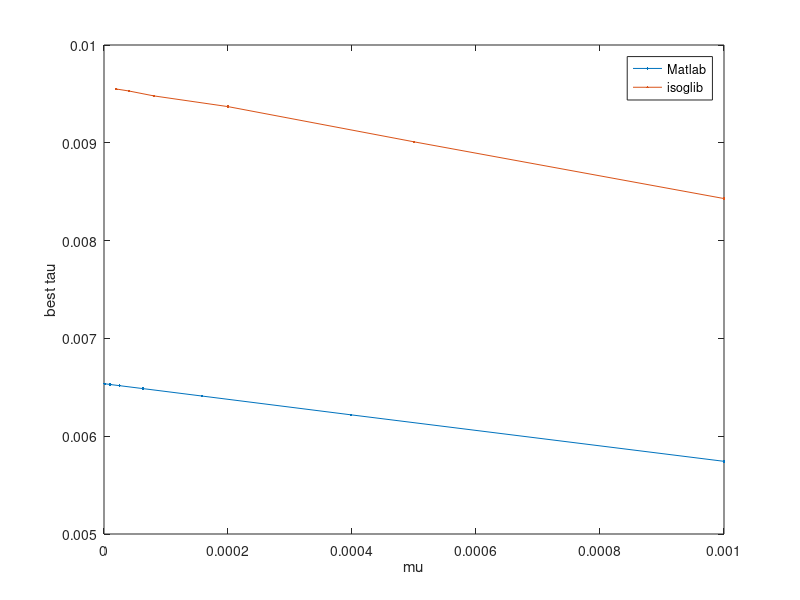

Source code (MATLAB):


%% Test 3 Matlab
mu = [ logspace( -6, -5, 2 ) ,logspace( -5, -3, 6 ) ];
best_tau = [ 
    0.006536199567768,...
    0.006528963453199,...
    0.006528633398414,...
    0.006516647884534,...
    0.006486518126092,...
    0.006410358772019,...
    0.006218778514341,...
    0.005743194636633 ]; 

% 
% mu = linspace( 1e-5, 1e-4, 10 );
% best_tau = [ 0.006528904167733,   0.006522297046533,...
%              0.006513316451400,   0.006504348055039,...
%              0.006496974040424,   0.006487632772537,...
%              0.006481855893419,   0.006471353808132,...
%              0.006465591092699,   0.006455901175035 ];


         
figure
plot( mu, best_tau, '.-' )
hold on

%% Test 3 isoglib
mu_isoglib =       [ 2e-5,    4e-5,    8e-5,    2e-4,    5e-4,    1e-3 ];
best_tau_isoglib = [ 0.00955, 0.00953, 0.00948, 0.00937, 0.00901, 0.00843 ];

% figure
plot( mu_isoglib, best_tau_isoglib, '.-' )

xlabel( 'mu' )
ylabel( 'best tau' )
legend( 'Matlab', 'isoglib' )
% ylim( [ 0, 1e-2 ] )


